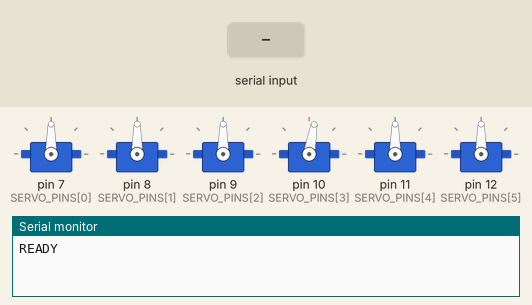
This sketch was run on a simulated Arduino Nano, built with avr-gcc and run on an emulated ATmega328P. Shown: 6 × servo, the last lines printed to the serial monitor. The test bench sets the inputs (shaded band).

Above: at 1.7 s.
1.8 s: "W\n" received over Serial
At 1.95 s:
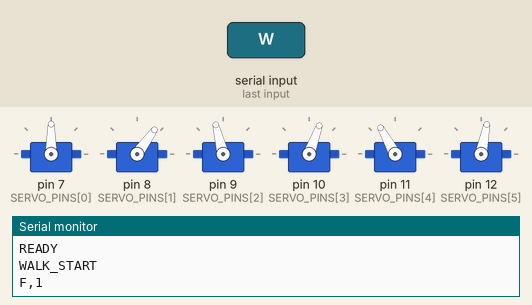
At 3.74 s:
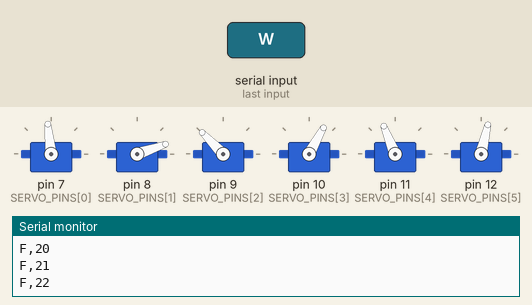
4.8 s: "H,1\n" received over Serial
At 7.01 s:
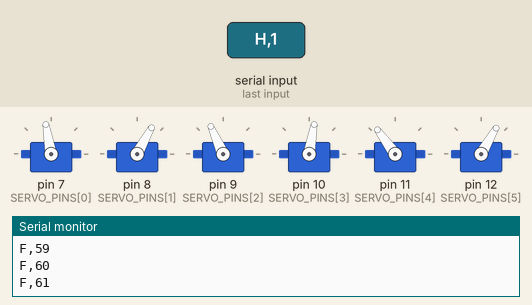
7.8 s: "S,90\n" received over Serial
10.8 s: "A,\n" received over Serial
Timing chart, 0 to 32.7 s (numbered marks = the images above; inputs shaded):
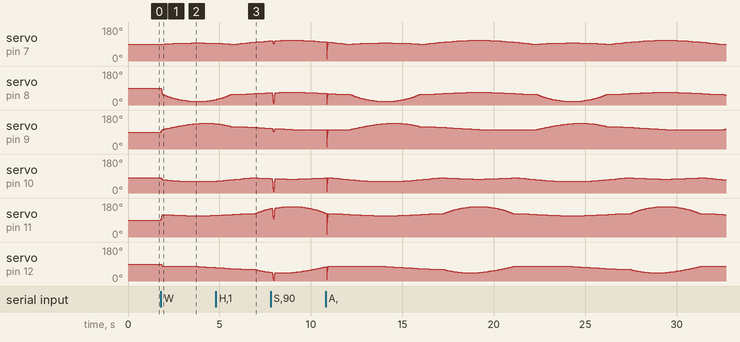

Measured:
- after the input at 1.8 s, servo on pin 7 (SERVO_PINS[0]): rises from 90° to 96° in 1.4 s, then falls to 94° in 1.1 s; servo on pin 9 (SERVO_PINS[2]): rises from 90° to 136° in 2.1 s, then falls to 134° in 0.85 s; servo on pin 12 (SERVO_PINS[5]): moves from 90° to 71° over 3.0 s, starting at once

The sketch:

robot_bipedo_nano.ino
```cpp
/*
 * ═══════════════════════════════════════════════════════════════
 *  ROBOT BÍPEDO 12GDL - Firmware Arduino Nano
 * ═══════════════════════════════════════════════════════════════
 *
 *  Controla 6 servomotores SG90 para un robot bípedo de 12GDL
 *  (6 articulaciones activas por cinemática DH).
 *
 *  Modos de operación:
 *    1. Control serial desde PC (protocolo texto)
 *    2. Caminata autónoma con secuencia IK precalculada
 *
 *  Mapeo de servos:
 *    z1 = Pin D7 - Tobillo Izquierdo  (índice 0)
 *    z2 = Pin D6 - Rodilla Izquierda  (índice 1)
 *    z3 = Pin D5 - Cadera Izquierda   (índice 2)
 *    z4 = Pin D4 - Tobillo Derecho    (índice 3)
 *    z5 = Pin D3 - Rodilla Derecha    (índice 4)
 *    z6 = Pin D2 - Cadera Derecha     (índice 5)
 *
 *  Protocolo serial (115200 baud):
 *    PC → Arduino:
 *      "PING\n"                      → Responde "PONG"
 *      "R\n"                         → Reporta ángulos actuales
 *      "A,z1,z2,z3,z4,z5,z6\n"      → Mueve todos los servos (instantáneo)
 *      "S,z1,z2,z3,z4,z5,z6,ms\n"   → Mueve servos con interpolación (ms)
 *      "M,servo,angle,delay\n"       → Mueve un solo servo
 *      "W\n"                         → Inicia caminata autónoma IK
 *      "H\n"                         → Volver a posición HOME
 *      "X\n"                         → Detener caminata
 *
 *  Autor: Félix David Henríquez Córdoba
 *  Universidad Cooperativa de Colombia - 2026
 */

#include <Servo.h>

// ═══════════════════════════════════════════════════════════════
// CONFIGURACIÓN DE HARDWARE
// ═══════════════════════════════════════════════════════════════

#define NUM_SERVOS 6

Servo servos[NUM_SERVOS];
const uint8_t SERVO_PINS[NUM_SERVOS] = {7, 8, 9, 10, 11, 12};

// Ángulos actuales y objetivo
int currentAngles[NUM_SERVOS] = {90, 90, 90, 80, 90, 90};  // HOME
int targetAngles[NUM_SERVOS]  = {90, 90, 90, 80, 90, 90};

// Posición HOME
const int HOME_ANGLES[NUM_SERVOS] = {90, 90, 90, 80, 90, 90};

// Límites articulares (servos SG90)
#define SERVO_MIN 0
#define SERVO_MAX 180

// ═══════════════════════════════════════════════════════════════
// SECUENCIA DE CAMINATA IK (precalculada con cinemática inversa)
// ═══════════════════════════════════════════════════════════════
// Generada con: python -m robot_biped.main simulate-ik --step-length 4 --step-height 2 --points 40
// Parámetros: step_length=3.0cm, step_height=1.5cm, n_points=40, lateral_shift=1.0cm
// Formato: {z1, z2, z3, z4, z5, z6} por cada frame
// Inclinación perpendicular incluida, rodilla flexiona hacia atrás (natural)

#define WALK_FRAMES 120
#define WALK_DELAY_MS 80   // Intervalo entre frames (ajustar para velocidad)

const uint8_t WALK_IK[WALK_FRAMES][NUM_SERVOS] PROGMEM = {
  {  90,  56, 103,  70, 119,  79 },  // Frame 0
  {  90,  53, 105,  69, 119,  79 },  // Frame 1
  {  91,  50, 107,  69, 118,  79 },  // Frame 2
  {  91,  46, 109,  68, 118,  79 },  // Frame 3
  {  92,  44, 111,  67, 117,  79 },  // Frame 4
  {  92,  41, 112,  67, 117,  79 },  // Frame 5
  {  92,  38, 114,  66, 117,  79 },  // Frame 6
  {  93,  36, 116,  65, 116,  79 },  // Frame 7
  {  93,  34, 117,  65, 116,  79 },  // Frame 8
  {  93,  32, 119,  64, 115,  79 },  // Frame 9
  {  94,  30, 121,  64, 115,  79 },  // Frame 10
  {  94,  28, 122,  63, 115,  79 },  // Frame 11
  {  94,  27, 124,  63, 114,  79 },  // Frame 12
  {  94,  25, 125,  62, 114,  79 },  // Frame 13
  {  95,  24, 126,  62, 114,  79 },  // Frame 14
  {  95,  23, 127,  62, 113,  79 },  // Frame 15
  {  95,  22, 129,  61, 113,  78 },  // Frame 16
  {  95,  21, 130,  61, 113,  78 },  // Frame 17
  {  95,  20, 131,  61, 113,  78 },  // Frame 18
  {  96,  19, 132,  61, 113,  78 },  // Frame 19
  {  96,  19, 133,  61, 112,  77 },  // Frame 20
  {  96,  19, 134,  61, 112,  77 },  // Frame 21
  {  96,  19, 134,  61, 112,  77 },  // Frame 22
  {  96,  19, 135,  61, 112,  76 },  // Frame 23
  {  96,  19, 136,  61, 112,  76 },  // Frame 24
  {  96,  19, 136,  61, 112,  76 },  // Frame 25
  {  96,  19, 136,  61, 113,  75 },  // Frame 26
  {  95,  20, 136,  61, 113,  75 },  // Frame 27
  {  95,  21, 136,  61, 113,  74 },  // Frame 28
  {  95,  22, 136,  61, 113,  74 },  // Frame 29
  {  95,  23, 136,  62, 113,  73 },  // Frame 30
  {  95,  24, 136,  62, 114,  73 },  // Frame 31
  {  94,  25, 136,  62, 114,  72 },  // Frame 32
  {  94,  27, 135,  63, 114,  72 },  // Frame 33
  {  94,  28, 134,  63, 115,  71 },  // Frame 34
  {  94,  30, 134,  64, 115,  71 },  // Frame 35
  {  93,  32, 133,  64, 115,  70 },  // Frame 36
  {  93,  34, 132,  65, 116,  70 },  // Frame 37
  {  93,  36, 131,  65, 116,  69 },  // Frame 38
  {  92,  38, 129,  66, 117,  69 },  // Frame 39
  {  92,  41, 128,  67, 117,  68 },  // Frame 40
  {  92,  44, 126,  67, 117,  68 },  // Frame 41
  {  91,  46, 125,  68, 118,  67 },  // Frame 42
  {  91,  50, 123,  69, 118,  67 },  // Frame 43
  {  90,  53, 121,  69, 119,  66 },  // Frame 44
  {  90,  56, 118,  70, 119,  66 },  // Frame 45
  {  90,  56, 118,  71, 120,  65 },  // Frame 46
  {  90,  56, 118,  72, 120,  65 },  // Frame 47
  {  90,  56, 118,  72, 120,  64 },  // Frame 48
  {  91,  57, 118,  73, 121,  64 },  // Frame 49
  {  92,  57, 118,  74, 121,  64 },  // Frame 50
  {  93,  57, 118,  75, 122,  63 },  // Frame 51
  {  93,  58, 117,  76, 122,  63 },  // Frame 52
  {  94,  58, 117,  77, 122,  63 },  // Frame 53
  {  95,  58, 117,  77, 123,  62 },  // Frame 54
  {  96,  59, 116,  78, 123,  62 },  // Frame 55
  {  97,  59, 116,  79, 123,  62 },  // Frame 56
  {  98,  60, 116,  80, 124,  62 },  // Frame 57
  {  98,  60, 115,  80, 124,  62 },  // Frame 58
  {  99,  60, 115,  80, 124,  62 },  // Frame 59
  { 100,  61, 114,  80, 124,  62 },  // Frame 60
  { 101,  61, 114,  80, 127,  59 },  // Frame 61
  { 101,  62, 113,  79, 130,  57 },  // Frame 62
  { 102,  62, 113,  79, 134,  55 },  // Frame 63
  { 103,  63, 112,  78, 136,  54 },  // Frame 64
  { 103,  63, 112,  78, 139,  52 },  // Frame 65
  { 104,  63, 111,  78, 142,  51 },  // Frame 66
  { 105,  64, 111,  77, 144,  49 },  // Frame 67
  { 105,  64, 110,  77, 146,  48 },  // Frame 68
  { 106,  65, 110,  77, 148,  47 },  // Frame 69
  { 106,  65, 109,  76, 150,  46 },  // Frame 70
  { 107,  65, 109,  76, 152,  46 },  // Frame 71
  { 107,  66, 108,  76, 153,  45 },  // Frame 72
  { 108,  66, 108,  76, 155,  44 },  // Frame 73
  { 108,  66, 107,  75, 156,  44 },  // Frame 74
  { 108,  67, 107,  75, 157,  44 },  // Frame 75
  { 109,  67, 106,  75, 158,  44 },  // Frame 76
  { 109,  67, 106,  75, 159,  44 },  // Frame 77
  { 109,  67, 105,  75, 160,  44 },  // Frame 78
  { 109,  67, 105,  74, 161,  44 },  // Frame 79
  { 109,  68, 104,  74, 161,  44 },  // Frame 80
  { 109,  68, 104,  74, 161,  44 },  // Frame 81
  { 109,  68, 104,  74, 161,  45 },  // Frame 82
  { 109,  68, 103,  74, 161,  46 },  // Frame 83
  { 109,  68, 103,  74, 161,  46 },  // Frame 84
  { 109,  68, 103,  74, 161,  47 },  // Frame 85
  { 109,  67, 102,  74, 161,  48 },  // Frame 86
  { 109,  67, 102,  75, 160,  49 },  // Frame 87
  { 109,  67, 102,  75, 159,  50 },  // Frame 88
  { 109,  67, 102,  75, 158,  51 },  // Frame 89
  { 108,  67, 101,  75, 157,  53 },  // Frame 90
  { 108,  66, 101,  75, 156,  54 },  // Frame 91
  { 108,  66, 101,  76, 155,  55 },  // Frame 92
  { 107,  66, 101,  76, 153,  56 },  // Frame 93
  { 107,  65, 101,  76, 152,  58 },  // Frame 94
  { 106,  65, 101,  76, 150,  59 },  // Frame 95
  { 106,  65, 101,  77, 148,  61 },  // Frame 96
  { 105,  64, 101,  77, 146,  63 },  // Frame 97
  { 105,  64, 101,  77, 144,  64 },  // Frame 98
  { 104,  63, 101,  78, 142,  66 },  // Frame 99
  { 103,  63, 101,  78, 139,  68 },  // Frame 100
  { 103,  63, 101,  78, 136,  69 },  // Frame 101
  { 102,  62, 101,  79, 134,  71 },  // Frame 102
  { 101,  62, 101,  79, 130,  73 },  // Frame 103
  { 101,  61, 101,  80, 127,  75 },  // Frame 104
  { 100,  61, 101,  80, 124,  77 },  // Frame 105
  {  99,  60, 101,  80, 124,  77 },  // Frame 106
  {  98,  60, 101,  80, 124,  77 },  // Frame 107
  {  98,  60, 101,  80, 124,  77 },  // Frame 108
  {  97,  59, 102,  79, 123,  77 },  // Frame 109
  {  96,  59, 102,  78, 123,  78 },  // Frame 110
  {  95,  58, 102,  77, 123,  78 },  // Frame 111
  {  94,  58, 102,  77, 122,  78 },  // Frame 112
  {  93,  58, 102,  76, 122,  78 },  // Frame 113
  {  93,  57, 102,  75, 122,  78 },  // Frame 114
  {  92,  57, 102,  74, 121,  78 },  // Frame 115
  {  91,  57, 103,  73, 121,  78 },  // Frame 116
  {  90,  56, 103,  72, 120,  79 },  // Frame 117
  {  90,  56, 103,  72, 120,  79 },  // Frame 118
  {  90,  56, 103,  71, 120,  79 }  // Frame 119
};

// ═══════════════════════════════════════════════════════════════
// ESTADO DEL SISTEMA
// ═══════════════════════════════════════════════════════════════

bool walkActive = false;       // Caminata autónoma activa
uint8_t walkFrame = 0;         // Frame actual de la caminata
String inputBuffer = "";       // Buffer de lectura serial

// ═══════════════════════════════════════════════════════════════
// FUNCIONES DE SERVOS
// ═══════════════════════════════════════════════════════════════

/**
 * Mueve todos los servos instantáneamente a los ángulos objetivo.
 */
void moveServosImmediate(int angles[NUM_SERVOS]) {
  for (int i = 0; i < NUM_SERVOS; i++) {
    int angle = constrain(angles[i], SERVO_MIN, SERVO_MAX);
    currentAngles[i] = angle;
    servos[i].write(angle);
  }
}

/**
 * Mueve todos los servos suavemente a los ángulos objetivo en 'durationMs' ms.
 * Usa interpolación lineal con pasos de ~10ms para movimiento fluido.
 */
void moveServosSmooth(int target[NUM_SERVOS], unsigned int durationMs) {
  if (durationMs < 10) {
    moveServosImmediate(target);
    return;
  }

  const int steps = durationMs / 10;  // Un paso cada ~10ms
  int startAngles[NUM_SERVOS];

  // Guardar posición inicial
  for (int i = 0; i < NUM_SERVOS; i++) {
    startAngles[i] = currentAngles[i];
  }

  // Interpolar
  for (int step = 1; step <= steps; step++) {
    float t = (float)step / (float)steps;

    for (int i = 0; i < NUM_SERVOS; i++) {
      int angle = startAngles[i] + (int)((target[i] - startAngles[i]) * t);
      angle = constrain(angle, SERVO_MIN, SERVO_MAX);
      currentAngles[i] = angle;
      servos[i].write(angle);
    }

    delay(10);

    // Verificar si hay comando de parada durante la interpolación
    if (Serial.available() > 0) {
      char peek = Serial.peek();
      if (peek == 'X' || peek == 'H') {
        return;  // Interrumpir movimiento
      }
    }
  }
}

/**
 * Ejecuta un frame de la caminata IK desde PROGMEM.
 */
void executeWalkFrame(uint8_t frame) {
  int target[NUM_SERVOS];

  for (int i = 0; i < NUM_SERVOS; i++) {
    target[i] = pgm_read_byte(&WALK_IK[frame][i]);
  }

  moveServosSmooth(target, WALK_DELAY_MS);
}

/**
 * Vuelve a la posición HOME suavemente.
 */
void goHome() {
  int home[NUM_SERVOS];
  for (int i = 0; i < NUM_SERVOS; i++) {
    home[i] = HOME_ANGLES[i];
  }
  moveServosSmooth(home, 500);
}

// ═══════════════════════════════════════════════════════════════
// PROCESAMIENTO DE COMANDOS SERIAL
// ═══════════════════════════════════════════════════════════════

void processCommand(String cmd) {
  cmd.trim();

  // --- PING: verificar conexión ---
  if (cmd == "PING") {
    Serial.println("PONG");
    return;
  }

  // --- R: reportar ángulos actuales ---
  if (cmd == "R") {
    Serial.print(currentAngles[0]);
    for (int i = 1; i < NUM_SERVOS; i++) {
      Serial.print(",");
      Serial.print(currentAngles[i]);
    }
    Serial.println();
    return;
  }

  // --- H: ir a HOME ---
  if (cmd == "H") {
    walkActive = false;
    goHome();
    Serial.println("HOME");
    return;
  }

  // --- W: iniciar caminata IK ---
  if (cmd == "W") {
    walkActive = true;
    walkFrame = 0;
    Serial.println("WALK_START");
    return;
  }

  // --- X: detener caminata ---
  if (cmd == "X") {
    walkActive = false;
    Serial.println("WALK_STOP");
    return;
  }

  // --- A,z1,z2,z3,z4,z5,z6: mover todos los servos (instantáneo) ---
  if (cmd.startsWith("A,")) {
    int angles[NUM_SERVOS];
    int idx = 2;

    for (int i = 0; i < NUM_SERVOS; i++) {
      int nextComma = cmd.indexOf(',', idx);
      String val = (nextComma == -1) ? cmd.substring(idx) : cmd.substring(idx, nextComma);
      angles[i] = constrain(val.toInt(), SERVO_MIN, SERVO_MAX);
      idx = nextComma + 1;
    }

    moveServosImmediate(angles);
    Serial.println("OK");
    return;
  }

  // --- S,z1,z2,z3,z4,z5,z6,ms: mover con interpolación ---
  if (cmd.startsWith("S,")) {
    int angles[NUM_SERVOS];
    int idx = 2;

    for (int i = 0; i < NUM_SERVOS; i++) {
      int nextComma = cmd.indexOf(',', idx);
      String val = (nextComma == -1) ? cmd.substring(idx) : cmd.substring(idx, nextComma);
      angles[i] = constrain(val.toInt(), SERVO_MIN, SERVO_MAX);
      idx = nextComma + 1;
    }

    // Último valor: duración en ms
    int nextComma = cmd.indexOf(',', idx);
    String msVal = (nextComma == -1) ? cmd.substring(idx) : cmd.substring(idx, nextComma);
    unsigned int durationMs = msVal.toInt();

    moveServosSmooth(angles, durationMs);
    Serial.println("OK");
    return;
  }

  // --- M,servo,angle,delay: mover un solo servo ---
  if (cmd.startsWith("M,")) {
    int comma1 = cmd.indexOf(',', 2);
    int comma2 = cmd.indexOf(',', comma1 + 1);

    int servoIdx = cmd.substring(2, comma1).toInt();
    int angle = cmd.substring(comma1 + 1, comma2).toInt();
    int delayMs = cmd.substring(comma2 + 1).toInt();

    if (servoIdx >= 0 && servoIdx < NUM_SERVOS) {
      angle = constrain(angle, SERVO_MIN, SERVO_MAX);
      currentAngles[servoIdx] = angle;
      servos[servoIdx].write(angle);
      delay(delayMs);
      Serial.println("OK");
    } else {
      Serial.println("ERR");
    }
    return;
  }

  Serial.println("ERR");
}

// ═══════════════════════════════════════════════════════════════
// SETUP Y LOOP PRINCIPAL
// ═══════════════════════════════════════════════════════════════

void setup() {
  Serial.begin(115200);

  // Inicializar servos en posición HOME
  for (int i = 0; i < NUM_SERVOS; i++) {
    servos[i].attach(SERVO_PINS[i]);
    servos[i].write(currentAngles[i]);
  }

  delay(500);  // Esperar a que los servos se posicionen
  Serial.println("READY");
}

void loop() {
  // --- Procesar comandos seriales ---
  while (Serial.available() > 0) {
    char c = Serial.read();

    if (c == '\n') {
      processCommand(inputBuffer);
      inputBuffer = "";
    } else if (c != '\r') {
      inputBuffer += c;
    }
  }

  // --- Caminata autónoma IK ---
  if (walkActive) {
    executeWalkFrame(walkFrame);
    walkFrame = (walkFrame + 1) % WALK_FRAMES;

    // Reportar frame actual
    Serial.print("F,");
    Serial.println(walkFrame);
  }
}
```
